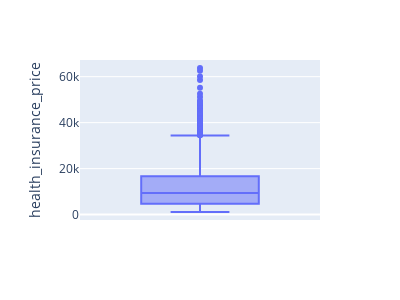

This figure's notebook cell:
### Markdown cell above
* There are outliers in BMI Data , But these are not incorrect data as these are possible so we will keep as it is.

### Code cell
fig = px.box(Health_data, y="health_insurance_price", width=400, height=300)
fig.show()

### Figure 1 — Plotly figure (JSON) as saved in the notebook; plotly's stock layout.template omitted (floating-point values rounded to 4 significant figures; data arrays with more than 128 entries replaced by an {"elided": "..."} marker saying what was removed)
{"data": [{"alignmentgroup": "True", "hovertemplate": "health_insurance_price=%{y}<extra></extra>", "legendgroup": "", "marker": {"color": "#636efa"}, "name": "", "notched": false, "offsetgroup": "", "orientation": "v", "showlegend": false, "type": "box", "x0": " ", "xaxis": "x", "y": {"elided": "1338 float values"}, "y0": " ", "yaxis": "y"}], "layout": {"boxmode": "group", "height": 300, "legend": {"tracegroupgap": 0}, "margin": {"t": 60}, "width": 400, "xaxis": {"anchor": "y", "domain": [0, 1]}, "yaxis": {"anchor": "x", "domain": [0, 1], "title": {"text": "health_insurance_price"}}}}
